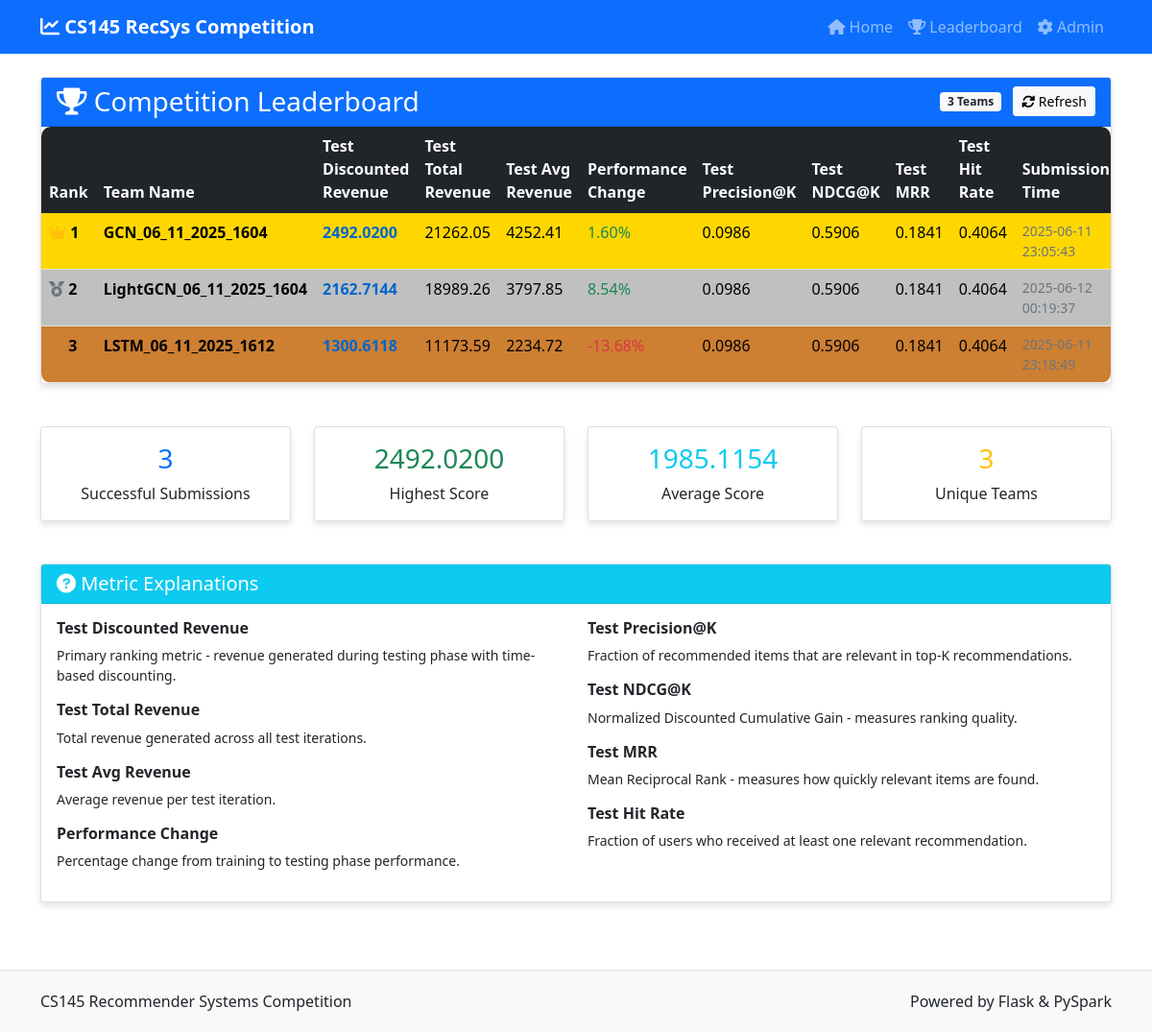
The app's page /leaderboard with its own data.
### tables this page shows
CREATE TABLE submissions (
            id INTEGER PRIMARY KEY AUTOINCREMENT,
            team_name TEXT NOT NULL,
            email TEXT NOT NULL,
            submission_time TIMESTAMP DEFAULT CURRENT_TIMESTAMP,
            filename TEXT NOT NULL,
            test_discounted_revenue REAL,
            train_total_revenue REAL,
            test_total_revenue REAL,
            train_avg_revenue REAL,
            test_avg_revenue REAL,
            performance_change REAL,
            train_precision_at_k REAL,
            test_precision_at_k REAL,
            train_ndcg_at_k REAL,
            test_ndcg_at_k REAL,
            train_mrr REAL,
            test_mrr REAL,
            train_hit_rate REAL,
            test_hit_rate REAL,
            status TEXT DEFAULT 'pending',
            error_message TEXT,
            raw_results TEXT
        );

### app.py (the view)
@app.route('/leaderboard')
def leaderboard():
    conn = sqlite3.connect(DATABASE)
    conn.row_factory = sqlite3.Row # Allows accessing columns by name
    cursor = conn.cursor()
    cursor.execute('''
        SELECT team_name, email, submission_time, test_discounted_revenue,
               test_total_revenue, test_avg_revenue, performance_change,
               test_precision_at_k, test_ndcg_at_k, test_mrr, test_hit_rate,
               status
        FROM submissions
        WHERE status = 'success'
        ORDER BY test_discounted_revenue DESC
    ''')
    results = cursor.fetchall()
    conn.close()
    return render_template('leaderboard.html', results=results)

### app.py (called while the page is built)
@app.template_filter('average')
def average_filter(values):
    if not values:
        return 0
    return sum(values) / len(values)

### templates/leaderboard.html (shortened to what this page needs)
{% extends "base.html" %}
{% block content %}
<div class="row">
    <div class="col-12">
        <div class="card">
            <div class="card-header bg-primary text-white d-flex justify-content-between align-items-center">
                <h3 class="mb-0"><i class="fas fa-trophy"></i> Competition Leaderboard</h3>
                <div>
                    <span class="badge bg-light text-dark">{{ results|length }} Teams</span>
                    <button class="btn btn-light btn-sm ms-2" onclick="location.reload()">
                        <i class="fas fa-sync-alt"></i> Refresh
                    </button>
                </div>
            </div>
            <div class="card-body p-0">
                {% if results %}
                    <div class="table-responsive leaderboard-table">
                        <table class="table table-hover mb-0">
                            <thead class="table-dark">
                                <tr>
                                    <th style="width: 60px;">Rank</th>
                                    <th>Team Name</th>
                                    <th>Test Discounted Revenue</th>
                                    <th>Test Total Revenue</th>
                                    <th>Test Avg Revenue</th>
                                    <th>Performance Change</th>
                                    <th>Test Precision@K</th>
                                    <th>Test NDCG@K</th>
                                    <th>Test MRR</th>
                                    <th>Test Hit Rate</th>
                                    <th>Submission Time</th>
                                </tr>
                            </thead>
                            <tbody>
                                {% for result in results %}
                                <tr class="{% if loop.index <= 3 %}rank-{{ loop.index }}{% endif %}">
                                    <td class="fw-bold">
                                        {% if loop.index == 1 %}
                                            <i class="fas fa-crown text-warning"></i>
                                        {% elif loop.index == 2 %}
                                            <i class="fas fa-medal text-secondary"></i>
                                        {% elif loop.index == 3 %}
                                            <i class="fas fa-medal" style="color: #cd7f32;"></i>
                                        {% endif %}
                                        {{ loop.index }}
                                    </td>
                                    <td class="fw-bold">{{ result[0] }}</td>
                                    <td class="metric-value">{{ "%.4f"|format(result[3] or 0) }}</td>
                                    <td>{{ "%.2f"|format(result[4] or 0) }}</td>
                                    <td>{{ "%.2f"|format(result[5] or 0) }}</td>
                                    <td class="{% if result[6] and result[6] > 0 %}text-success{% elif result[6] and result[6] < 0 %}text-danger{% else %}text-muted{% endif %}">
                                        {% if result[6] %}{{ "%.2f"|format(result[6]) }}%{% else %}N/A{% endif %}
                                    </td>
                                    <td>{{ "%.4f"|format(result[7] or 0) }}</td>
                                    <td>{{ "%.4f"|format(result[8] or 0) }}</td>
                                    <td>{{ "%.4f"|format(result[9] or 0) }}</td>
                                    <td>{{ "%.4f"|format(result[10] or 0) }}</td>
                                    <td class="text-muted small">{{ result[2] }}</td>
                                </tr>
                                {% endfor %}
                            </tbody>
                        </table>
                    </div>
                {% endif %}
            </div>
        </div>
    </div>
</div>
{% if results %}
<div class="row mt-4">
    <div class="col-md-3">
        <div class="card">
            <div class="card-body text-center">
                <h3 class="text-primary">{{ results|length }}</h3>
                <p class="mb-0">Successful Submissions</p>
            </div>
        </div>
    </div>
    <div class="col-md-3">
        <div class="card">
            <div class="card-body text-center">
                <h3 class="text-success">{{ "%.4f"|format(results[0][3] if results else 0) }}</h3>
                <p class="mb-0">Highest Score</p>
            </div>
        </div>
    </div>
    <div class="col-md-3">
        <div class="card">
            <div class="card-body text-center">
                {% set score_values = results|map(attribute=3)|list %}
                <h3 class="text-info">{{ "%.4f"|format(score_values|average if score_values else 0) }}</h3>
                <p class="mb-0">Average Score</p>
            </div>
        </div>
    </div>
    <div class="col-md-3">
        <div class="card">
            <div class="card-body text-center">
                {% set unique_teams = results|map(attribute=0)|list|unique|list %}
                <h3 class="text-warning">{{ unique_teams|length if unique_teams else 0 }}</h3>
                <p class="mb-0">Unique Teams</p>
            </div>
        </div>
    </div>
</div>
<div class="row mt-4">
    <div class="col-12">
        <div class="card">
            <div class="card-header bg-info text-white">
                <h5 class="mb-0"><i class="fas fa-question-circle"></i> Metric Explanations</h5>
            </div>
            <div class="card-body">
                <div class="row">
                    <div class="col-md-6">
                        <h6><strong>Test Discounted Revenue</strong></h6>
                        <p class="small">Primary ranking metric - revenue generated during testing phase with time-based discounting.</p>
                        <h6><strong>Test Total Revenue</strong></h6>
                        <p class="small">Total revenue generated across all test iterations.</p>
                        <h6><strong>Test Avg Revenue</strong></h6>
                        <p class="small">Average revenue per test iteration.</p>
                        <h6><strong>Performance Change</strong></h6>
                        <p class="small">Percentage change from training to testing phase performance.</p>
                    </div>
                    <div class="col-md-6">
                        <h6><strong>Test Precision@K</strong></h6>
                        <p class="small">Fraction of recommended items that are relevant in top-K recommendations.</p>
                        <h6><strong>Test NDCG@K</strong></h6>
                        <p class="small">Normalized Discounted Cumulative Gain - measures ranking quality.</p>
                        <h6><strong>Test MRR</strong></h6>
                        <p class="small">Mean Reciprocal Rank - measures how quickly relevant items are found.</p>
                        <h6><strong>Test Hit Rate</strong></h6>
                        <p class="small">Fraction of users who received at least one relevant recommendation.</p>
                    </div>
                </div>
            </div>
        </div>
    </div>
</div>
{% endif %}
{% endblock %}

### templates/base.html (shortened to what this page needs)
<!DOCTYPE html>
<html lang="en">
<head>
    <link href="https://cdn.jsdelivr.net/npm/bootstrap@5.1.3/dist/css/bootstrap.min.css" rel="stylesheet">
    <link href="https://cdnjs.cloudflare.com/ajax/libs/font-awesome/6.0.0/css/all.min.css" rel="stylesheet">
</head>
<body>
    <nav class="navbar navbar-expand-lg navbar-dark bg-primary">
        <div class="container">
            <a class="navbar-brand" href="{{ url_for('index') }}">
                <i class="fas fa-chart-line"></i> CS145 RecSys Competition
            </a>
            <div class="collapse navbar-collapse" id="navbarNav">
                <ul class="navbar-nav ms-auto">
                    <li class="nav-item">
                        <a class="nav-link" href="{{ url_for('index') }}">
                            <i class="fas fa-home"></i> Home
                        </a>
                    </li>
                    <li class="nav-item">
                        <a class="nav-link" href="{{ url_for('leaderboard') }}">
                            <i class="fas fa-trophy"></i> Leaderboard
                        </a>
                    </li>
                    <li class="nav-item">
                        <a class="nav-link" href="{{ url_for('admin') }}">
                            <i class="fas fa-cog"></i> Admin
                        </a>
                    </li>
                </ul>
            </div>
        </div>
    </nav>
    <div class="container mt-4">
        {% block content %}{% endblock %}
    </div>
    <footer class="footer">
        <div class="container">
            <div class="row">
                <div class="col-md-6">
                    <p class="mb-0">CS145 Recommender Systems Competition</p>
                </div>
                <div class="col-md-6 text-end">
                    <p class="mb-0">Powered by Flask & PySpark</p>
                </div>
            </div>
        </div>
    </footer>
</body>
</html>

### templates/base.html (style rules this page uses)
.navbar-brand { font-weight: bold; }
.card { box-shadow: 0 4px 6px rgba(0, 0, 0, 0.1); margin-bottom: 20px; }
.leaderboard-table { background: white; border-radius: 10px; overflow: hidden; }
.rank-1 { background-color: #ffd700; color: #000; }
.rank-2 { background-color: #c0c0c0; color: #000; }
.rank-3 { background-color: #cd7f32; color: #000; }
.metric-value { font-weight: bold; color: #0066cc; }
.footer { margin-top: 50px; padding: 20px 0; background-color: #f8f9fa; border-top: 1px solid #dee2e6; }

### records on screen
submissions: team_name "GCN_06_11_2025_1604", test_discounted_revenue "2492.0200", test_total_revenue "21262.05", test_avg_revenue "4252.41", performance_change "1.60", test_precision_at_k "0.0986", test_ndcg_at_k "0.5906", test_mrr "0.1841", test_hit_rate "0.4064", submission_time "2025-06-11 23:05:43"
submissions: team_name "LightGCN_06_11_2025_1604", test_discounted_revenue "2162.7144", test_total_revenue "18989.26", test_avg_revenue "3797.85", performance_change "8.54", test_precision_at_k "0.0986", test_ndcg_at_k "0.5906", test_mrr "0.1841", test_hit_rate "0.4064", submission_time "2025-06-12 00:19:37"
submissions: team_name "LSTM_06_11_2025_1612", test_discounted_revenue "1300.6118", test_total_revenue "11173.59", test_avg_revenue "2234.72", performance_change "-13.68", test_precision_at_k "0.0986", test_ndcg_at_k "0.5906", test_mrr "0.1841", test_hit_rate "0.4064", submission_time "2025-06-11 23:18:49"

### other values on screen
{{ results|length }} "3"
{{ "%.4f"|format(score_values|average if score_values else 0) }} "1985.1154"
{{ unique_teams|length if unique_teams else 0 }} "3"
